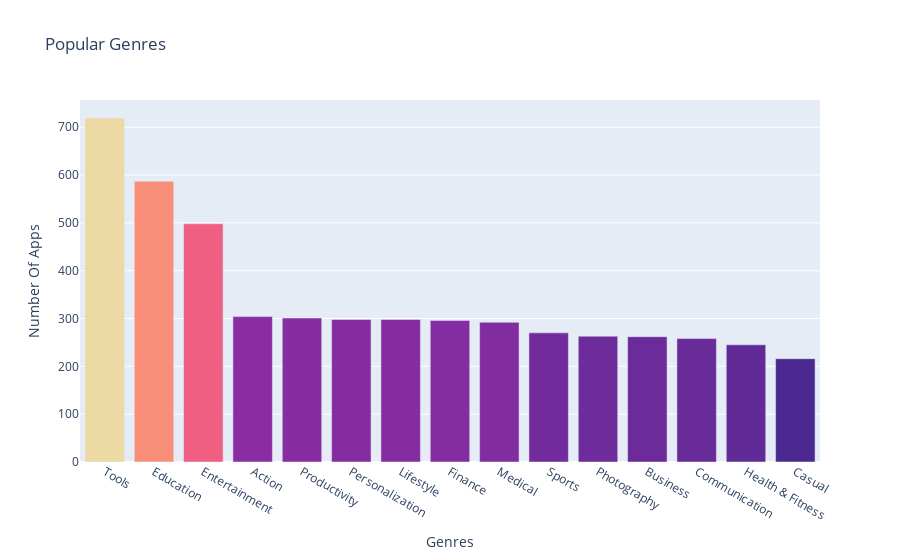

The notebook cell this image was saved under:
### Markdown cell above
# Colour Scales in Plotly Charts - Competition in Genres

### Code cell
bar_generes = px.bar(
    x= num_geners.index[:15],
    y= num_geners.values[:15],
    title = "Popular Genres",
    hover_name=num_geners.index[:15],
    color=num_geners.values[:15],
     color_continuous_scale='Agsunset'
)
bar_generes.update_layout(
    height= 450,
    xaxis_title = "Genres",
    yaxis_title = "Number Of Apps",
    coloraxis_showscale=False
    
)
bar_generes.show()

### Figure 1 — Plotly figure (JSON) as saved in the notebook; plotly's stock layout.template omitted (floating-point values rounded to 4 significant figures)
{"data": [{"alignmentgroup": "True", "hovertemplate": "<b>%{hovertext}</b><br><br>x=%{x}<br>y=%{y}<br>color=%{marker.color}<extra></extra>", "hovertext": ["Tools", "Education", "Entertainment", "Action", "Productivity", "Personalization", "Lifestyle", "Finance", "Medical", "Sports", "Photography", "Business", "Communication", "Health & Fitness", "Casual"], "legendgroup": "", "marker": {"color": [719, 587, 498, 304, 301, 298, 298, 296, 292, 270, 263, 262, 258, 245, 216], "coloraxis": "coloraxis", "pattern": {"shape": ""}}, "name": "", "offsetgroup": "", "orientation": "v", "showlegend": false, "textposition": "auto", "type": "bar", "x": ["Tools", "Education", "Entertainment", "Action", "Productivity", "Personalization", "Lifestyle", "Finance", "Medical", "Sports", "Photography", "Business", "Communication", "Health & Fitness", "Casual"], "xaxis": "x", "y": [719, 587, 498, 304, 301, 298, 298, 296, 292, 270, 263, 262, 258, 245, 216], "yaxis": "y"}], "layout": {"autosize": true, "barmode": "relative", "coloraxis": {"colorbar": {"title": {"text": "color"}}, "colorscale": [[0, "rgb(75, 41, 145)"], [0.1667, "rgb(135, 44, 162)"], [0.3333, "rgb(192, 54, 157)"], [0.5, "rgb(234, 79, 136)"], [0.6667, "rgb(250, 120, 118)"], [0.8333, "rgb(246, 169, 122)"], [1, "rgb(237, 217, 163)"]], "showscale": false}, "legend": {"tracegroupgap": 0}, "title": {"text": "Popular Genres"}, "xaxis": {"anchor": "y", "autorange": true, "domain": [0, 1], "range": [-0.5, 14.5], "title": {"text": "Genres"}, "type": "category"}, "yaxis": {"anchor": "x", "autorange": true, "domain": [0, 1], "range": [0, 756.8], "title": {"text": "Number Of Apps"}, "type": "linear"}}}
